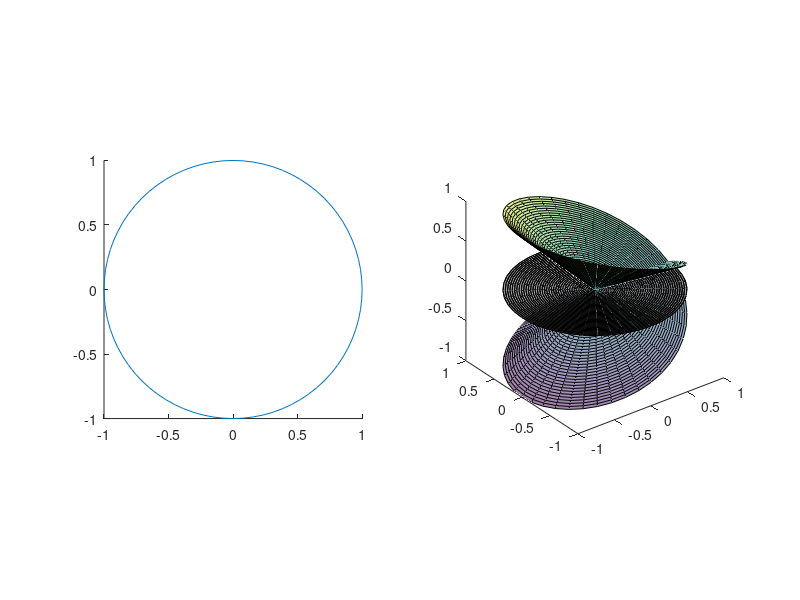

This chart was generated by the following MATLAB code: (Note: this script raises an error after producing the figure.)
clear;
%z =  8i;
n = 2;

fun = @(z) z.^n;

xmin = -1;
xmax = 1;
ymin = -1;
ymax = 1;

r = 0:.025:1;
theta1 = -pi:2*pi/80:pi;

[R1, THETA1] = meshgrid(r, theta1);

x1 = R1.*cos(2*THETA1);
y1 = R1.*sin(2*THETA1);
z1 = R1.*sin(THETA1);

%z2 = R1.*(-THETA1/pi);

xscat = [];
yscat = [];
zscat = [];


figure('units','normalized','outerposition',[0 0 1 1])
subplot(1,2,2)
%axis([xmin,xmax^2, xmin-1, xmax+1])
daspect([1 1 1])
hold on
surf(x1,y1,z1, 'FaceAlpha',0.5)
surf(x1,y1,zeros(size(x1)), 'FaceColor', [.5 .5 .5],'FaceAlpha', 0.5)
scat = scatter3(xscat,yscat,zscat,'filled','b');
view(3)

subplot(1,2,1)
axis([xmin,xmax,ymin,ymax])
daspect([1 1 1])
set (gcf, 'WindowButtonMotionFcn', @mouseMove);
hold on
plot(cos(theta1), sin(theta1))
mousex = -10000;
mousey = -10000;
dx = (xmax-xmin)/10;
dy = (ymax-ymin)/10;
while(abs(mousex - xmax) >(dx/5) || abs(mousey- ymax) >(dy/5))
    [mousex,mousey]=mouseMove();
    pause(.02)
    z = mousex + 1i*mousey;
    
    mapz = fun(z);
    mapx = real(mapz);
    mapy = imag(mapz);
    mapz = abs(z)*sin(angle(z));
    
    subplot(1,2,2)
    axis([xmin,xmax, ymin, xmax])
    daspect([1 1 1])
    hold on
    if(abs(z) < 1)
        set(scat,'Xdata',mapx)
        set(scat,'Ydata',mapy)
        set(scat,'Zdata',mapz)
    end
    %scatter(mousex^2, mousex,'r')
    title(strcat('Riemann Surface and Image of z = ', num2str(mousex), '+', num2str(mousey),' i'),'color','b')
    
    modu = abs(z)^(1/n);
    Arg = angle(z)/n;
    arg = zeros(n,1);

    for k = 0:n-1
        arg(k+1) = (angle(z)+ 2*k*pi)/n;
    end

    prinroot = modu*(cos(Arg) + 1i*sin(Arg));
    allroots = modu*(cos(arg)+1i*sin(arg));
    
    subplot(1,2,1)
    axis([xmin,xmax,ymin,ymax])
    daspect([1 1 1])
    plot(0,0,'k.')
    hold on
    quiver(0,0,real(z),imag(z),0);
    plot(cos(theta1), sin(theta1))
    scatter(real(z),imag(z),'filled','b');
    %quiver(zeros(n,1),zeros(n,1), real(allroots),imag(allroots),0)
    daspect([1 1 1])
    axis([xmin, xmax, ymin, ymax])

%     theta = 0:2*pi/100:2*pi;
%     x = modu*cos(theta);
%     y = modu*sin(theta);
%     plot(x,y, 'k')
    xlabel('Real Part')
    ylabel('Imaginary Part')
    title(strcat('z = ', num2str(mousex),'+',num2str(mousey), ' i'),'color','b')
    hold off
    
    
    
end
